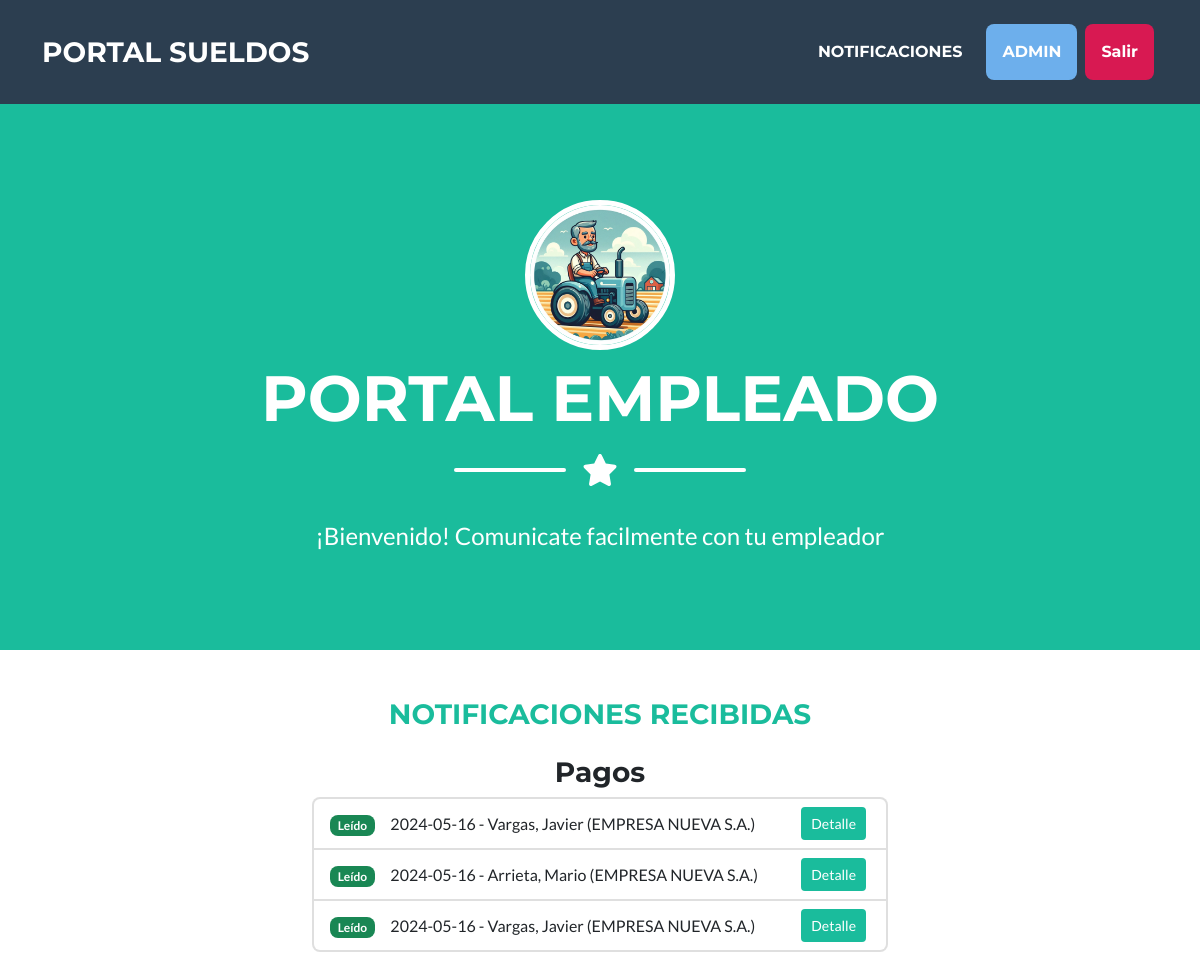
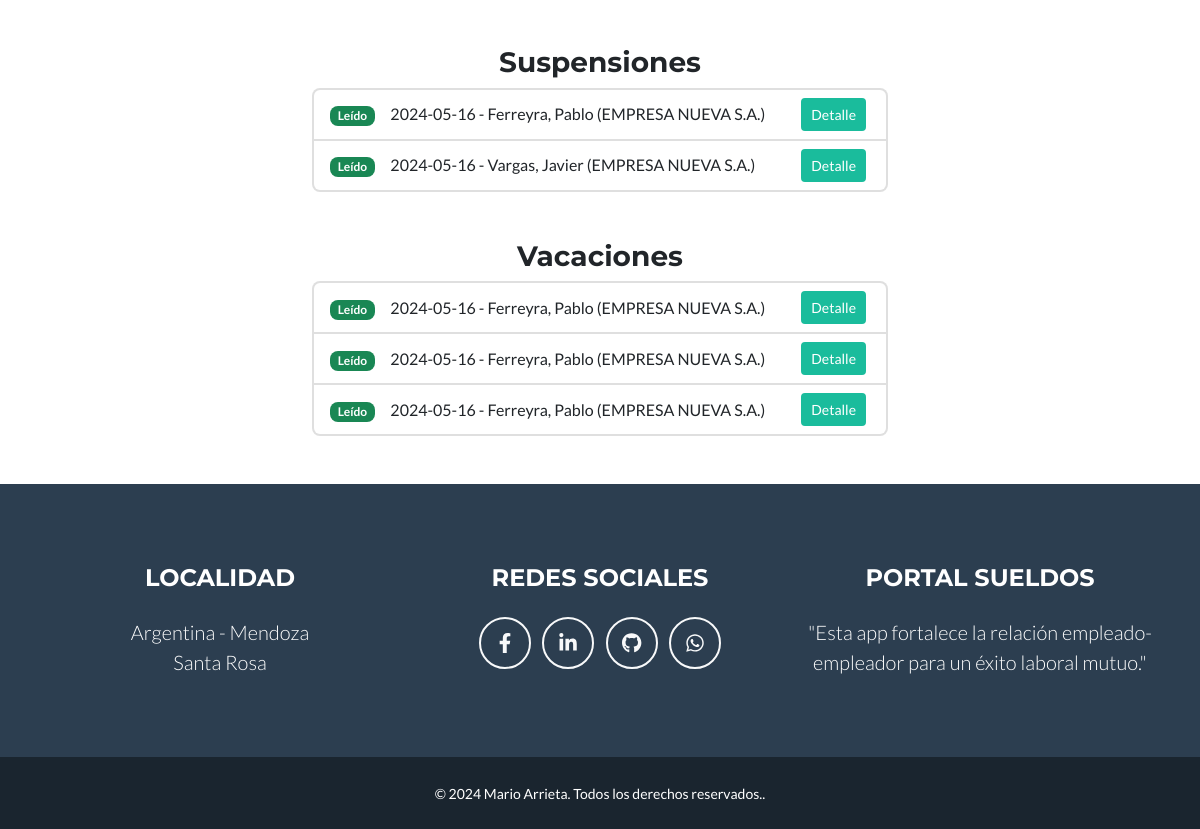
The page /empleado/inicio/ (signed in) on the database as committed earlier (2 pictures, top to bottom).
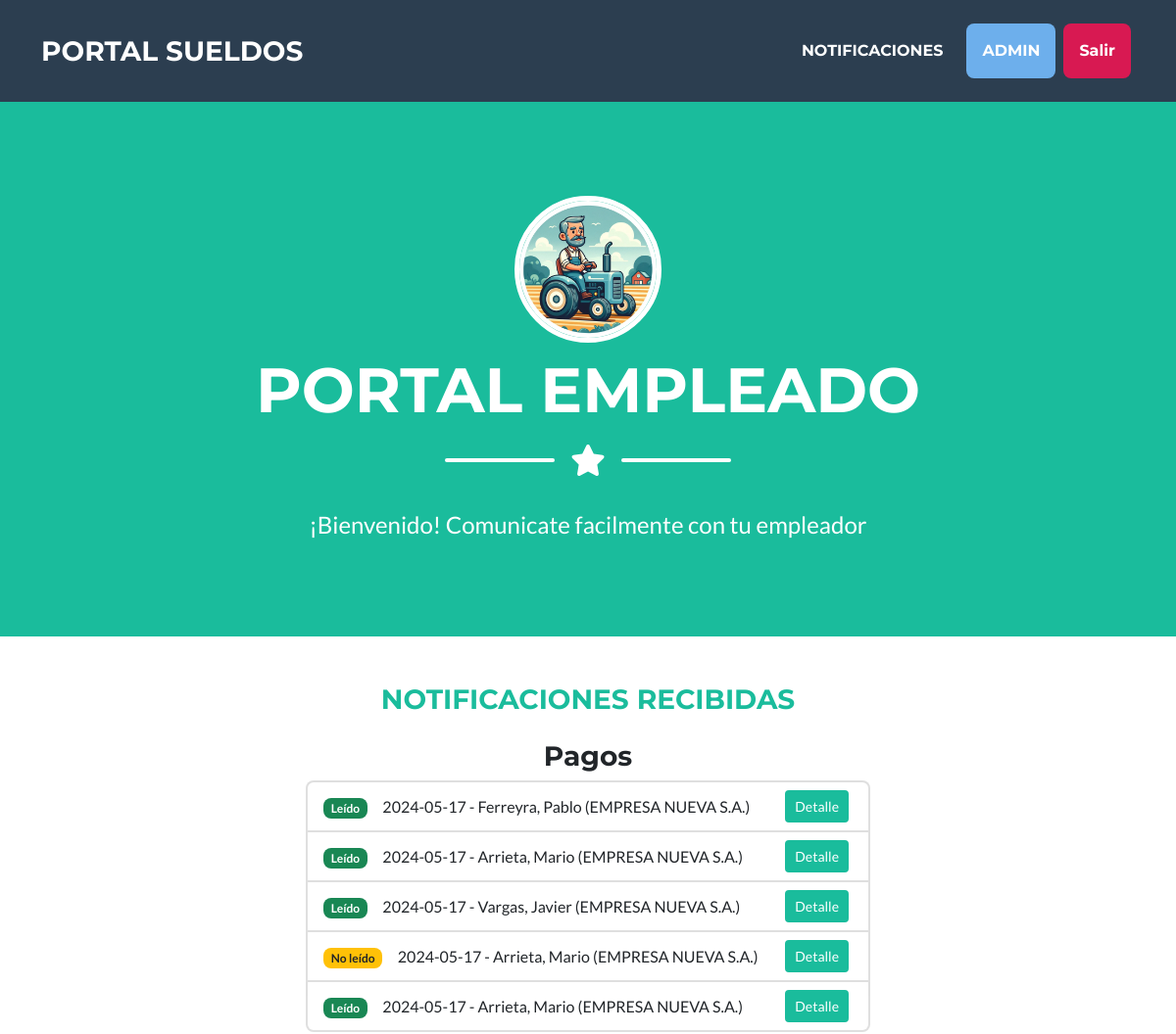
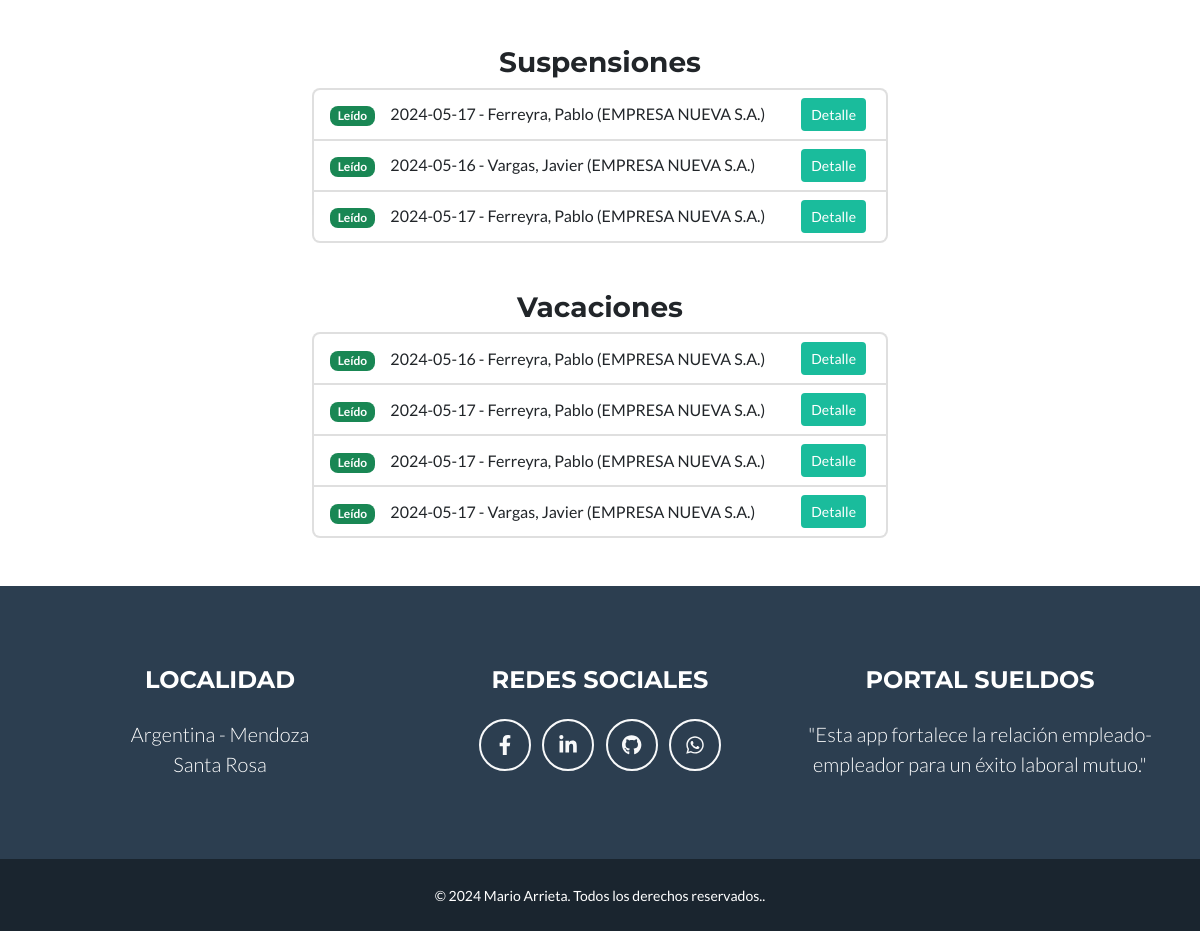
The same page on the database as committed later (2 pictures, top to bottom).
### empleador/models.py (models this page shows, shortened)
class Pagos (models.Model):
    empleado = models.ForeignKey (Empleado, on_delete=models.CASCADE, verbose_name= "Empleado")
    fecha_notificacion = models.DateField(auto_now=True, verbose_name="Fecha de Notificación", editable=False)
    fecha_pago = models.DateField(verbose_name="Fecha de Pago")
    importe = models.PositiveIntegerField(verbose_name="Importe")
    liquidacion = models.CharField(max_length=20, choices=liquidacion, verbose_name= "Liquidación")
    meses = models.CharField(max_length=10, choices=meses, verbose_name= "Mes",)
    año = models.PositiveIntegerField(validators=[validate_year_range], verbose_name="Año")
    imagen = models.ImageField(upload_to="pagos", null=True, blank=True)
    visto = models.BooleanField (editable=False, default=False, verbose_name="Visto")
    def __str__(self):
        return f"{self.fecha_notificacion} -  {self.empleado.apellido}, {self.empleado.nombre} ({self.empleado.empleador.razonSocial})"
    class Meta:
        verbose_name_plural = "Pagos"

class Empleado (models.Model):
    empleador = models.ForeignKey (Empleador, on_delete=models.CASCADE, verbose_name="Empleador")
    apellido = models.CharField(max_length=50, verbose_name="Apellido")
    nombre = models.CharField(max_length=50, verbose_name="Nombre")
    cuil = models.PositiveIntegerField(validators=[validate_cuil_length], unique=True, verbose_name="CUIL")
    fecha_ingreso = models.DateField(verbose_name="Fecha de ingreso")
    email = models.EmailField(verbose_name= "e-Mail ")
    class Meta:
        verbose_name = "Empleado"
        verbose_name_plural = "Empleados"

class Empleador (models.Model):
    razonSocial = models.CharField(max_length=50, verbose_name="Razon Social")
    cuit = models.PositiveIntegerField(validators=[validate_cuil_length], unique=True, verbose_name="CUIT")
    email = models.EmailField(verbose_name="e-Mail")
    class Meta:
        verbose_name = "Empleador"
        verbose_name_plural = "Empleadores"

class Suspensiones (models.Model):
    empleado = models.ForeignKey (Empleado, on_delete=models.CASCADE, verbose_name= "Empleado")
    fecha_notificacion = models.DateField(auto_now=True, verbose_name="Fecha de Notificación", editable=False)
    cantidad_dias = models.PositiveIntegerField(verbose_name="Cantidad de días")
    fecha_reingreso = models.DateField(verbose_name="Fecha de Reingreso")
    motivo = models.CharField(max_length=200, verbose_name="Motivo")
    imagen = models.ImageField(upload_to="suspensiones", null=True, blank=True)
    visto = models.BooleanField (editable=False, default=False, verbose_name="Visto")
    def __str__(self):
        return f"{self.fecha_notificacion} - {self.empleado.apellido}, {self.empleado.nombre} ({self.empleado.empleador.razonSocial})"
    class Meta:
        verbose_name_plural = "Suspensiones"

class Vacaciones (models.Model):
    empleado = models.ForeignKey (Empleado, on_delete=models.CASCADE, verbose_name= "Empleado")
    fecha_notificacion = models.DateField(auto_now=True, verbose_name="Fecha de Notificación", editable=False)
    fecha_inicio = models.DateField(verbose_name="Fecha de Inicio")
    fecha_fin = models.DateField(verbose_name="Fecha de Finalizacion")
    período = models.PositiveIntegerField(validators=[validate_year_range], verbose_name="Corresponden al año")
    imagen = models.ImageField(upload_to="vacaciones", null=True, blank=True)
    visto = models.BooleanField (editable=False, default=False, verbose_name="Visto")
    def __str__(self):
        return f"{self.fecha_notificacion} - {self.empleado.apellido}, {self.empleado.nombre} ({self.empleado.empleador.razonSocial})"
    class Meta:
        verbose_name_plural = "Vacaciones"

### empleado/views.py (the view)
class PagosRead(LoginRequiredMixin, ListView):
    template_name = "empleado/index.html"
    login_url = reverse_lazy ("empleado:login")
    def get_queryset(self):
        return Pagos.objects.all()
    def get_context_data(self, **kwargs):
        context = super().get_context_data(**kwargs)
        context['suspensiones'] = Suspensiones.objects.all()
        context['vacaciones'] = Vacaciones.objects.all()
        return context

### empleado/templates/empleado/index.html (shortened to what this page needs)
{% extends 'core/base.html' %}
{% load static %}
{% block  titulo%}
    <li class="nav-item mx-0 mx-lg-1">
        <a class="nav-link py-3 px-0 px-lg-3 rounded" href="{% url 'empleado:notificaciones_create' %}">Notificaciones</a>
    </li>
    <li class="nav-item mx-0 mx-lg-1">
        <a class="nav-link py-3 px-0 px-lg-3 rounded" style="background-color: #6dafec; padding: 5px 10px; border-radius: 5px;">{{ user }}</a>
    </li>
    <li class="nav-item mx-0 mx-lg-1">
        <form action="{% url 'core:logout' %}" method="post">
            <button type="submit" class="nav-link py-3 px-0 px-lg-3 rounded" style="background-color: #d81952; padding: 5px 10px; border-radius: 5px; border: none; color: white;">Salir</button>
        </form>
    </li>
{% endblock titulo %}
{% block imagen %}
   {% static 'empleado/img/empleado.webp' %}
{% endblock imagen %}
{% block pagina%}
   PORTAL EMPLEADO
{% endblock pagina%}
{% block mensaje%}
    ¡Bienvenido! Comunicate facilmente con tu empleador
{% endblock mensaje%}
{% block formulario %}
        <br>
        <div class="row justify-content-center m-0 mt-4">
            <div class="col-lg-12 text-center">
                <h3 class="text-primary mb-4">NOTIFICACIONES RECIBIDAS</h3>
            </div>
        </div>
        {% if object_list %}
        <h3 class="text-center">Pagos</h3>
        <div class="row justify-content-center m-0">
            <div class="col-lg-6">
                <ul class="list-group">
                    {% for item in object_list %}
                    <li class="list-group-item d-flex justify-content-between align-items-center">
                        <div>
                            {% if item.visto %}
                                <span class="badge bg-success">Leído</span>&nbsp;&nbsp;&nbsp;&nbsp;
                            {% else %}
                                <span class="badge bg-warning text-dark">No leído</span>&nbsp;&nbsp;&nbsp;&nbsp;
                            {% endif %}
                            {{ item }}
                         </div>
                        <div>
                            <a href="{% url 'empleado:pagos_detail' item.id %}" class="btn btn-sm btn-primary mx-1">Detalle</a>
                        </div>
                    </li>
                    {% endfor %}
                </ul>
            </div>
        </div>
        {% endif %} <br><br>
            {% if suspensiones %}
            <h3 class="text-center">Suspensiones</h3>
            <div class="row justify-content-center m-0">
                <div class="col-lg-6">
                    <ul class="list-group">
                        {% for item in suspensiones %}
                        <li class="list-group-item d-flex justify-content-between align-items-center">
                            <div>
                                {% if item.visto %}
                                    <span class="badge bg-success">Leído</span>&nbsp;&nbsp;&nbsp;&nbsp;
                                {% else %}
                                    <span class="badge bg-warning text-dark">No leído</span>&nbsp;&nbsp;&nbsp;&nbsp;
                                {% endif %}
                                {{ item }}
                            </div>
                            <div>
                                <a href="{% url 'empleado:suspensiones_detail' item.id %}" class="btn btn-sm btn-primary mx-1">Detalle</a>
                            </div>
                        </li>
                        {% endfor %}
                    </ul>
                </div>
            </div>
        {% endif %} <br><br>
        {% if vacaciones %}
            <h3 class="text-center">Vacaciones</h3>
            <div class="row justify-content-center m-0">
                <div class="col-lg-6">
                    <ul class="list-group">
                        {% for item in vacaciones %}
                        <li class="list-group-item d-flex justify-content-between align-items-center">
                            <div>
                                {% if item.visto %}
                                    <span class="badge bg-success">Leído</span>&nbsp;&nbsp;&nbsp;&nbsp;
                                {% else %}
                                    <span class="badge bg-warning text-dark">No leído</span>&nbsp;&nbsp;&nbsp;&nbsp;
                                {% endif %}
                                {{ item }}
                            </div>
                            <div>
                                <a href="{% url 'empleado:vacaciones_detail' item.id %}" class="btn btn-sm btn-primary mx-1">Detalle</a>
                            </div>
                        </li>
                        {% endfor %}
                    </ul>
                </div>
            </div>
        {% endif %} <br><br>
{% endblock formulario%}

### core/templates/core/base.html (shortened to what this page needs)
{% load static %}
<!DOCTYPE html>
<html lang="es">
    <head>
        <link href="{% static 'core/css/styles.css' %}" rel="stylesheet" />
    </head>
    <body id="page-top">
        <nav class="navbar navbar-expand-lg bg-secondary text-uppercase fixed-top" id="mainNav">
            <div class="container">
                <a class="navbar-brand">Portal Sueldos</a>
                <div class="collapse navbar-collapse" id="navbarResponsive">
                    <ul class="navbar-nav ms-auto">
                        {% block titulo %} {% endblock titulo%}</a></li>
                    </ul>
                </div>
            </div>
        </nav>
        <header class="masthead bg-primary text-white text-center">
            <div class="container d-flex align-items-center flex-column">
                <div class="rounded-circle overflow-hidden" style="width: 150px; height: 150px; border: 5px solid white;">
                    <img class="masthead-avatar" src= "{% block imagen %}{% endblock imagen %}"  alt=""  style="width: 100%; height: 100%; object-fit: cover;">
                </div>
                <h1 class="masthead-heading text-uppercase mb-0" style="margin-top: 20px;">{% block pagina%}{% endblock pagina%}</h1>
                <div class="divider-custom divider-light">
                    <div class="divider-custom-line"></div>
                    <div class="divider-custom-icon"><i class="fas fa-star"></i></div>
                    <div class="divider-custom-line"></div>
                </div>
            </div>
            <p class="masthead-subheading font-weight-light mb-0">{% block mensaje%}{% endblock mensaje%}</p>
        </header>
        {% block formulario %} {% endblock formulario%}
        <footer class="footer text-center">
            <div class="container">
                <div class="row">
                    <div class="col-lg-4 mb-5 mb-lg-0">
                        <h4 class="text-uppercase mb-4">Localidad</h4>
                        <p class="lead mb-0">
                            Argentina - Mendoza
                            <br />
                            Santa Rosa
                        </p>
                    </div>
                    <div class="col-lg-4 mb-5 mb-lg-0">
                        <h4 class="text-uppercase mb-4">Redes Sociales</h4>
                        <a class="btn btn-outline-light btn-social mx-1" href="https://www.facebook.com/mario.arrieta.330467" target="_blank"><i class="fab fa-fw fa-facebook-f"></i></a>
                        <a class="btn btn-outline-light btn-social mx-1" href="https://www.linkedin.com/in/mario-alberto-arrieta-038153252/" target="_blank"><i class="fab fa-fw fa-linkedin-in"></i></a>
                        <a class="btn btn-outline-light btn-social mx-1" href="https://github.com/MarioArrieta" target="_blank"><i class="fab fa-github"></i></a>
                        <a class="btn btn-outline-light btn-social mx-1" href="https://api.whatsapp.com/send?phone=2612467511" target="_blank"><i class="fab fa-fw fa-whatsapp"></i></a>
                    </div>
                    <div class="col-lg-4">
                        <h4 class="text-uppercase mb-4">Portal Sueldos</h4>
                        <p class="lead mb-0">
                            "Esta app fortalece la relación empleado-empleador para un éxito laboral mutuo."
                        </p>
                    </div>
                </div>
            </div>
        </footer>
        <div class="copyright py-4 text-center text-white">
            <div class="container"><small>&copy;   2024 Mario Arrieta. Todos los derechos reservados..</small></div>
        </div>
    </body>
</html>

Rows that differ between the two databases and show on the page:
removed Pagos: visto "Leído", fecha_notificacion+empleado "2024-05-16 - Vargas, Javier (EMPRESA NUEVA S.A.)"
removed Pagos: visto "Leído", fecha_notificacion+empleado "2024-05-16 - Arrieta, Mario (EMPRESA NUEVA S.A.)"
removed Pagos: visto "Leído", fecha_notificacion+empleado "2024-05-16 - Vargas, Javier (EMPRESA NUEVA S.A.)"
added Pagos: visto "Leído", fecha_notificacion+empleado "2024-05-17 - Ferreyra, Pablo (EMPRESA NUEVA S.A.)"
added Pagos: visto "Leído", fecha_notificacion+empleado "2024-05-17 - Arrieta, Mario (EMPRESA NUEVA S.A.)"
added Pagos: visto "Leído", fecha_notificacion+empleado "2024-05-17 - Vargas, Javier (EMPRESA NUEVA S.A.)"
added Pagos: visto "No leído", fecha_notificacion+empleado "2024-05-17 - Arrieta, Mario (EMPRESA NUEVA S.A.)"
added Pagos: visto "Leído", fecha_notificacion+empleado "2024-05-17 - Arrieta, Mario (EMPRESA NUEVA S.A.)"
changed Suspensiones (number 1 of 3 on the later page): fecha_notificacion+empleado "2024-05-16 - Ferreyra, Pablo (EMPRESA NUEVA S.A.)" → "2024-05-17 - Ferreyra, Pablo (EMPRESA NUEVA S.A.)"
added Suspensiones: visto "Leído", fecha_notificacion+empleado "2024-05-17 - Ferreyra, Pablo (EMPRESA NUEVA S.A.)"
changed Vacaciones (number 2 of 4 on the later page): fecha_notificacion+empleado "2024-05-16 - Ferreyra, Pablo (EMPRESA NUEVA S.A.)" → "2024-05-17 - Ferreyra, Pablo (EMPRESA NUEVA S.A.)"
changed Vacaciones (number 3 of 4 on the later page): fecha_notificacion+empleado "2024-05-16 - Ferreyra, Pablo (EMPRESA NUEVA S.A.)" → "2024-05-17 - Ferreyra, Pablo (EMPRESA NUEVA S.A.)"
added Vacaciones: visto "Leído", fecha_notificacion+empleado "2024-05-17 - Vargas, Javier (EMPRESA NUEVA S.A.)"
